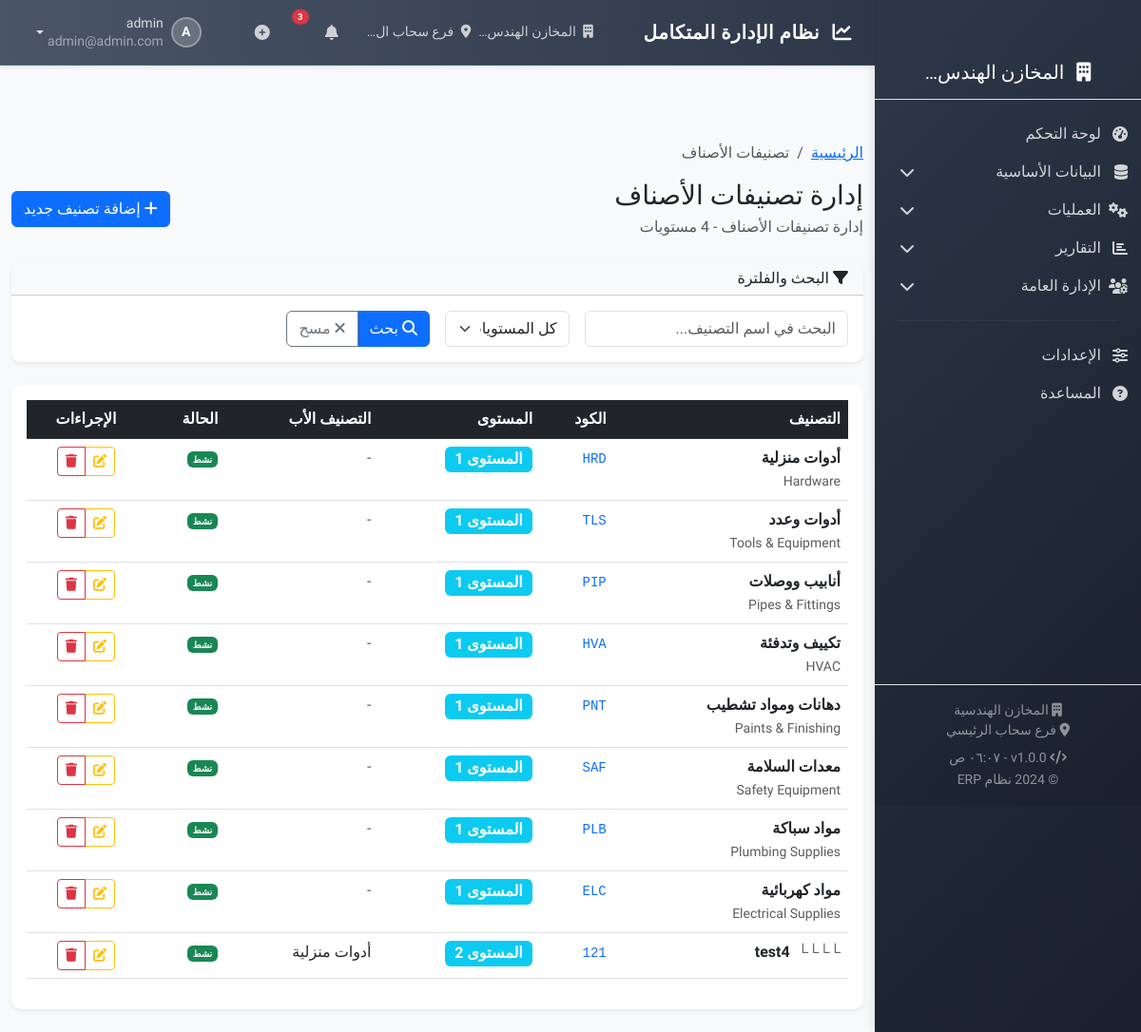
Before: /categories/ (signed in) with the older database file.
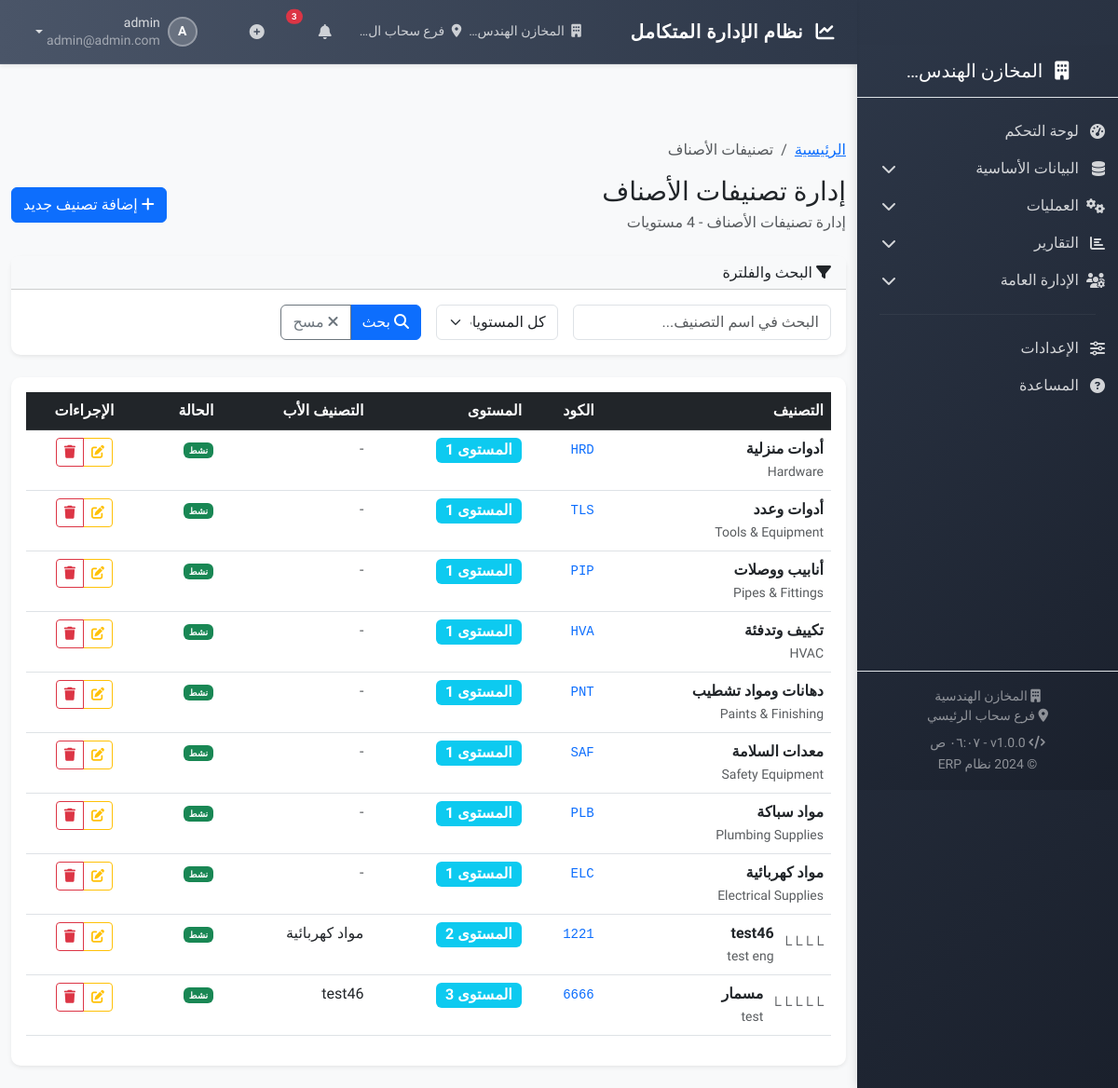
After: the same page with the newer database file.
### apps/core/models.py (models this page shows, shortened)
class BaseModel(models.Model):
    company = models.ForeignKey('core.Company', on_delete=models.CASCADE, verbose_name=_('الشركة'))
    created_at = models.DateTimeField(auto_now_add=True, verbose_name=_('تاريخ الإنشاء'))
    updated_at = models.DateTimeField(auto_now=True, verbose_name=_('تاريخ التعديل'))
    created_by = models.ForeignKey('core.User', on_delete=models.SET_NULL, null=True, related_name='%(class)s_created',
                                   verbose_name=_('أنشأ بواسطة'))
    is_active = models.BooleanField(default=True, verbose_name=_('نشط'))
    class Meta:
        abstract = True

class ItemCategory(BaseModel):
    parent = models.ForeignKey('self', on_delete=models.CASCADE, null=True, blank=True, related_name='children',
                               verbose_name=_('التصنيف الأب'))
    code = models.CharField(_('رمز التصنيف'), max_length=20)
    name = models.CharField(_('اسم التصنيف'), max_length=100)
    name_en = models.CharField(_('الاسم الإنجليزي'), max_length=100, blank=True)
    level = models.PositiveIntegerField(_('المستوى'), default=1, editable=False)
    description = models.TextField(_('الوصف'), blank=True)
    custom_fields = models.JSONField(
        _('حقول مخصصة'),
        default=dict,
        blank=True,
        help_text=_('حقول إضافية حسب احتياجات العمل')
    )
    class Meta:
        verbose_name = _('تصنيف الأصناف')
        verbose_name_plural = _('تصنيفات الأصناف')
        unique_together = [['company', 'code']]
        ordering = ['level', 'name']

### apps/core/views/item_views.py (the view)
# urls.py: path('categories/', views.ItemCategoryListView.as_view(), name='category_list'),
class ItemCategoryListView(LoginRequiredMixin, PermissionRequiredMixin, CompanyMixin, FilterView):
    model = ItemCategory
    template_name = 'core/items/category_list.html'
    context_object_name = 'categories'
    permission_required = 'core.view_itemcategory'
    paginate_by = 25
    filterset_class = ItemCategoryFilter
    def get_context_data(self, **kwargs):
        context = super().get_context_data(**kwargs)
        context.update({
            'title': _('إدارة تصنيفات الأصناف'),
            'can_add': self.request.user.has_perm('core.add_itemcategory'),
            'can_change': self.request.user.has_perm('core.change_itemcategory'),
            'can_delete': self.request.user.has_perm('core.delete_itemcategory'),
            'breadcrumbs': [
                {'title': _('الرئيسية'), 'url': reverse('core:dashboard')},
                {'title': _('تصنيفات الأصناف'), 'url': ''}
            ],
            'add_url': reverse('core:category_create'),
        })
        return context
    def get_queryset(self):
        queryset = super().get_queryset()
        search = self.request.GET.get('search')
        if search:
            queryset = queryset.filter(
                Q(name__icontains=search) |
                Q(name_en__icontains=search) |
                Q(code__icontains=search)
            )
        return queryset.select_related('parent').order_by('level', 'name')

### apps/core/context_processors.py (called while the page is built)
def system_settings(request):
    return {
        'SYSTEM_NAME': 'نظام ERP',
        'SYSTEM_VERSION': '1.0.0',
        'COMPANY_NAME': request.current_company.name if hasattr(request, 'current_company') and request.current_company else '',
        'BRANCH_NAME': request.current_branch.name if hasattr(request, 'current_branch') and request.current_branch else '',
        'CURRENCY': 'د.أ',  # الدينار الأردني
    }

### apps/core/mixins.py (called while the page is built)
    @property
    def current_company(self):
        user = self.request.user
        if hasattr(user, 'company') and user.company:
            return user.company
        else:
            from .models import Company
            return Company.objects.first()

    def dispatch(self, request, *args, **kwargs):
        request.current_company = self.current_company
        return super().dispatch(request, *args, **kwargs)

### apps/core/models.py (called while the page is built, shortened)
    def can_access_branch(self, branch):
        if self.is_superuser:
            return True

### apps/core/templates/core/items/category_list.html (shortened to what the changed rows need)
{% extends 'base/base.html' %}
{% load i18n static %}
{% block content %}
<div class="container-fluid py-4">
    <nav aria-label="breadcrumb" class="mb-3">
        <ol class="breadcrumb">
            {% for breadcrumb in breadcrumbs %}
                {% if forloop.last %}
                    <li class="breadcrumb-item active">{{ breadcrumb.title }}</li>
                {% else %}
                    <li class="breadcrumb-item">
                        <a href="{{ breadcrumb.url }}">{{ breadcrumb.title }}</a>
                    </li>
                {% endif %}
            {% endfor %}
        </ol>
    </nav>
    <div class="d-flex justify-content-between align-items-center mb-4">
        <div>
            <h1 class="h3 mb-1">{{ title }}</h1>
        </div>
    </div>
    <div class="card shadow-sm">
        <div class="card-body">
            {% if categories %}
                <div class="table-responsive">
                    <table class="table table-hover">
                        <thead class="table-dark">
                            <tr>
                                <th>{% trans "التصنيف" %}</th>
                                <th>{% trans "الكود" %}</th>
                                <th>{% trans "المستوى" %}</th>
                                <th>{% trans "التصنيف الأب" %}</th>
                                <th>{% trans "الحالة" %}</th>
                                <th class="text-center">{% trans "الإجراءات" %}</th>
                            </tr>
                        </thead>
                        <tbody>
                            {% for category in categories %}
                            <tr>
                                <td>
                                    <div class="d-flex align-items-center">
                                        {% if category.level > 1 %}
                                            <span class="text-muted me-2">
                                                {% for i in ""|ljust:category.level|add:"-1" %}└{% endfor %}
                                            </span>
                                        {% endif %}
                                        <div>
                                            <strong>{{ category.name }}</strong>
                                            {% if category.name_en %}
                                                <br><small class="text-muted">{{ category.name_en }}</small>
                                            {% endif %}
                                        </div>
                                    </div>
                                </td>
                                <td>
                                    <code class="text-primary">{{ category.code }}</code>
                                </td>
                                <td>
                                    <span class="badge bg-info fs-6">
                                        {% trans "المستوى" %} {{ category.level }}
                                    </span>
                                </td>
                                <td>
                                    {% if category.parent %}
                                        {{ category.parent.name }}
                                    {% else %}
                                        <span class="text-muted">-</span>
                                    {% endif %}
                                </td>
                                <td>
                                    {% if category.is_active %}
                                        <span class="badge bg-success">{% trans "نشط" %}</span>
                                    {% else %}
                                        <span class="badge bg-secondary">{% trans "غير نشط" %}</span>
                                    {% endif %}
                                </td>
                                <td class="text-center">
                                    <div class="btn-group btn-group-sm" role="group">
                                        {% if can_change %}
                                        <a href="{% url 'core:category_update' category.pk %}"
                                           class="btn btn-outline-warning" title="{% trans 'تعديل' %}">
                                            <i class="fas fa-edit"></i>
                                        </a>
                                        {% endif %}
                                        {% if can_delete %}
                                        <a href="{% url 'core:category_delete' category.pk %}"
                                           class="btn btn-outline-danger" title="{% trans 'حذف' %}"
                                           onclick="return confirm('{% trans 'هل أنت متأكد من حذف هذا التصنيف؟' %}')">
                                            <i class="fas fa-trash"></i>
                                        </a>
                                        {% endif %}
                                    </div>
                                </td>
                            </tr>
                            {% endfor %}
                        </tbody>
                    </table>
                </div>
            {% endif %}
        </div>
    </div>
</div>
{% endblock %}

Changed rows visible on the page:
removed ItemCategory: name "test4", code "121", level "2", parent.name "أدوات منزلية"
added ItemCategory: name "test46", name_en "test eng", code "1221", level "2", parent.name "مواد كهربائية"
added ItemCategory: name "مسمار", name_en "test", code "6666", level "3", parent.name "test46"
